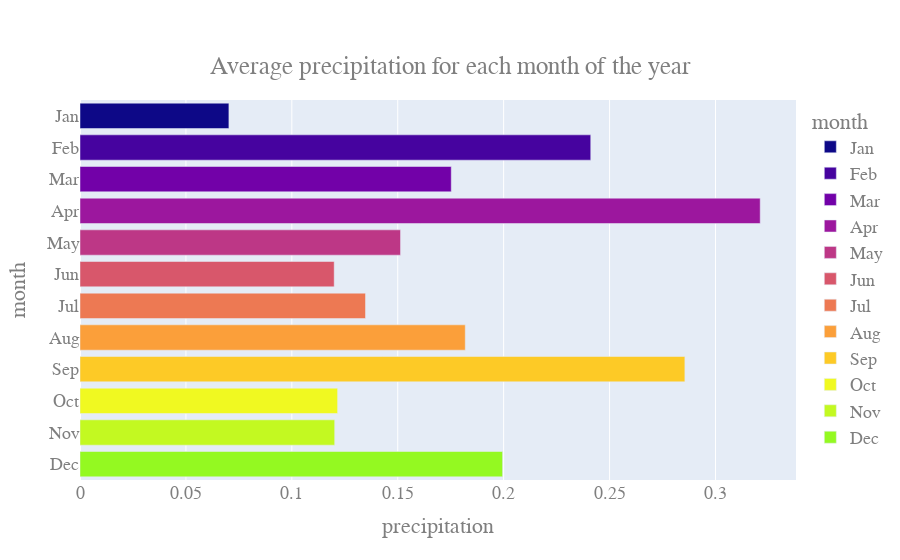

Notebook code for this chart:
### Code cell
# Interactive charts using plotly
import plotly.express as px
import plotly.graph_objects as go
df = df_q13


prec = df_q13['precipitation']

fig = px.bar(df, y= 'month', x="precipitation", color="month",  orientation="h", hover_name="month",
             color_discrete_sequence=['#0d0887', '#46039f', '#7201a8', '#9c179e', '#bd3786', '#d8576b', '#ed7953', '#fb9f3a', '#fdca26', '#f0f921', '#c3f921', '#94f921'],
             title="Average precipitation for each month of the year"
            )

fig.update_layout(
    font=dict(
        family="Courier New, monospace",
        size=18,
        color="#7f7f7f"
    ),
    title={
        'y':0.9,
        'x':0.5,
        'xanchor': 'center',
        'yanchor': 'top'}
)



fig.show()

### Figure 1 — Plotly figure (JSON) as saved in the notebook; plotly's stock layout.template omitted (floating-point values rounded to 4 significant figures)
{"data": [{"alignmentgroup": "True", "hoverlabel": {"namelength": 0}, "hovertemplate": "<b>%{hovertext}</b><br><br>month=%{y}<br>precipitation=%{x}", "hovertext": ["Jan"], "legendgroup": "Jan", "marker": {"color": "#0d0887"}, "name": "Jan", "offsetgroup": "Jan", "orientation": "h", "showlegend": true, "textposition": "auto", "type": "bar", "x": [0.07029], "xaxis": "x", "y": ["Jan"], "yaxis": "y"}, {"alignmentgroup": "True", "hoverlabel": {"namelength": 0}, "hovertemplate": "<b>%{hovertext}</b><br><br>month=%{y}<br>precipitation=%{x}", "hovertext": ["Feb"], "legendgroup": "Feb", "marker": {"color": "#46039f"}, "name": "Feb", "offsetgroup": "Feb", "orientation": "h", "showlegend": true, "textposition": "auto", "type": "bar", "x": [0.2411], "xaxis": "x", "y": ["Feb"], "yaxis": "y"}, {"alignmentgroup": "True", "hoverlabel": {"namelength": 0}, "hovertemplate": "<b>%{hovertext}</b><br><br>month=%{y}<br>precipitation=%{x}", "hovertext": ["Mar"], "legendgroup": "Mar", "marker": {"color": "#7201a8"}, "name": "Mar", "offsetgroup": "Mar", "orientation": "h", "showlegend": true, "textposition": "auto", "type": "bar", "x": [0.1753], "xaxis": "x", "y": ["Mar"], "yaxis": "y"}, {"alignmentgroup": "True", "hoverlabel": {"namelength": 0}, "hovertemplate": "<b>%{hovertext}</b><br><br>month=%{y}<br>precipitation=%{x}", "hovertext": ["Apr"], "legendgroup": "Apr", "marker": {"color": "#9c179e"}, "name": "Apr", "offsetgroup": "Apr", "orientation": "h", "showlegend": true, "textposition": "auto", "type": "bar", "x": [0.3211], "xaxis": "x", "y": ["Apr"], "yaxis": "y"}, {"alignmentgroup": "True", "hoverlabel": {"namelength": 0}, "hovertemplate": "<b>%{hovertext}</b><br><br>month=%{y}<br>precipitation=%{x}", "hovertext": ["May"], "legendgroup": "May", "marker": {"color": "#bd3786"}, "name": "May", "offsetgroup": "May", "orientation": "h", "showlegend": true, "textposition": "auto", "type": "bar", "x": [0.1513], "xaxis": "x", "y": ["May"], "yaxis": "y"}, {"alignmentgroup": "True", "hoverlabel": {"namelength": 0}, "hovertemplate": "<b>%{hovertext}</b><br><br>month=%{y}<br>precipitation=%{x}", "hovertext": ["Jun"], "legendgroup": "Jun", "marker": {"color": "#d8576b"}, "name": "Jun", "offsetgroup": "Jun", "orientation": "h", "showlegend": true, "textposition": "auto", "type": "bar", "x": [0.12], "xaxis": "x", "y": ["Jun"], "yaxis": "y"}, {"alignmentgroup": "True", "hoverlabel": {"namelength": 0}, "hovertemplate": "<b>%{hovertext}</b><br><br>month=%{y}<br>precipitation=%{x}", "hovertext": ["Jul"], "legendgroup": "Jul", "marker": {"color": "#ed7953"}, "name": "Jul", "offsetgroup": "Jul", "orientation": "h", "showlegend": true, "textposition": "auto", "type": "bar", "x": [0.1348], "xaxis": "x", "y": ["Jul"], "yaxis": "y"}, {"alignmentgroup": "True", "hoverlabel": {"namelength": 0}, "hovertemplate": "<b>%{hovertext}</b><br><br>month=%{y}<br>precipitation=%{x}", "hovertext": ["Aug"], "legendgroup": "Aug", "marker": {"color": "#fb9f3a"}, "name": "Aug", "offsetgroup": "Aug", "orientation": "h", "showlegend": true, "textposition": "auto", "type": "bar", "x": [0.1819], "xaxis": "x", "y": ["Aug"], "yaxis": "y"}, {"alignmentgroup": "True", "hoverlabel": {"namelength": 0}, "hovertemplate": "<b>%{hovertext}</b><br><br>month=%{y}<br>precipitation=%{x}", "hovertext": ["Sep"], "legendgroup": "Sep", "marker": {"color": "#fdca26"}, "name": "Sep", "offsetgroup": "Sep", "orientation": "h", "showlegend": true, "textposition": "auto", "type": "bar", "x": [0.2855], "xaxis": "x", "y": ["Sep"], "yaxis": "y"}, {"alignmentgroup": "True", "hoverlabel": {"namelength": 0}, "hovertemplate": "<b>%{hovertext}</b><br><br>month=%{y}<br>precipitation=%{x}", "hovertext": ["Oct"], "legendgroup": "Oct", "marker": {"color": "#f0f921"}, "name": "Oct", "offsetgroup": "Oct", "orientation": "h", "showlegend": true, "textposition": "auto", "type": "bar", "x": [0.1216], "xaxis": "x", "y": ["Oct"], "yaxis": "y"}, {"alignmentgroup": "True", "hoverlabel": {"namelength": 0}, "hovertemplate": "<b>%{hovertext}</b><br><br>month=%{y}<br>precipitation=%{x}", "hovertext": ["Nov"], "legendgroup": "Nov", "marker": {"color": "#c3f921"}, "name": "Nov", "offsetgroup": "Nov", "orientation": "h", "showlegend": true, "textposition": "auto", "type": "bar", "x": [0.1202], "xaxis": "x", "y": ["Nov"], "yaxis": "y"}, {"alignmentgroup": "True", "hoverlabel": {"namelength": 0}, "hovertemplate": "<b>%{hovertext}</b><br><br>month=%{y}<br>precipitation=%{x}", "hovertext": ["Dec"], "legendgroup": "Dec", "marker": {"color": "#94f921"}, "name": "Dec", "offsetgroup": "Dec", "orientation": "h", "showlegend": true, "textposition": "auto", "type": "bar", "x": [0.1995], "xaxis": "x", "y": ["Dec"], "yaxis": "y"}], "layout": {"barmode": "relative", "font": {"color": "#7f7f7f", "family": "Courier New, monospace", "size": 18}, "legend": {"title": {"text": "month"}, "tracegroupgap": 0}, "title": {"text": "Average precipitation for each month of the year", "x": 0.5, "xanchor": "center", "y": 0.9, "yanchor": "top"}, "xaxis": {"anchor": "y", "domain": [0, 1], "title": {"text": "precipitation"}}, "yaxis": {"anchor": "x", "categoryarray": ["Dec", "Nov", "Oct", "Sep", "Aug", "Jul", "Jun", "May", "Apr", "Mar", "Feb", "Jan"], "categoryorder": "array", "domain": [0, 1], "title": {"text": "month"}}}}
